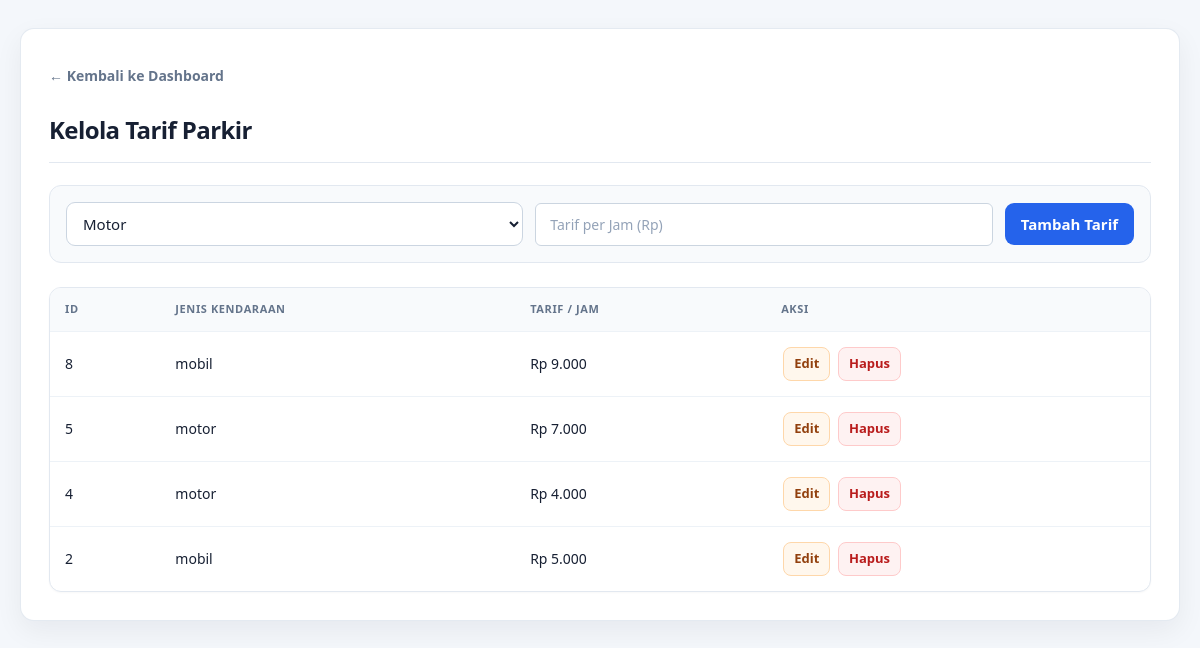
The app's page /view/admintarif.php (signed in) with its own data.
### tables this page shows
CREATE TABLE `tarif` (
  `id_tarif` int(11) NOT NULL,
  `jenis_kendaraan` enum('motor','mobil','lainnya') NOT NULL,
  `tarif_per_jam` decimal(10,0) NOT NULL,
  `created_at` timestamp NOT NULL DEFAULT current_timestamp()
);

### model/admin.php (called while the page is built, shortened)
<?php
require_once __DIR__ . '/../config/koneksi.php';
function get_all_tarif() {
    global $koneksi;
    return mysqli_query($koneksi, "SELECT * FROM tarif ORDER BY id_tarif DESC");
}
?>

### view/admintarif.php (the view, shortened to what this page needs)
<?php
require_once __DIR__ . '/../config/koneksi.php';
require_once __DIR__ . '/../model/admin.php';
$tarif_list = get_all_tarif();
?>
<!DOCTYPE html>
<html lang="id">
<head>
    <link rel="stylesheet" href="../assets/app.css">
</head>
<body>
<div class="container">
    <a href="dashboard.php" class="btn-back">← Kembali ke Dashboard</a>
    <h2>Kelola Tarif Parkir</h2>
    <form action="../controller/admincontroller.php?aksi=tambah_tarif" method="POST" class="form-tarif">
        <select name="jenis_kendaraan" required aria-label="Jenis kendaraan"><option value="motor">Motor</option><option value="mobil">Mobil</option><option value="lainnya">Lainnya</option></select>
        <input type="number" name="tarif_per_jam" placeholder="Tarif per Jam (Rp)" min="1" step="1" required>
        <button type="submit" class="btn-submit">Tambah Tarif</button>
    </form>
    <table>
        <thead>
            <tr>
                <th>ID</th>
                <th>Jenis Kendaraan</th>
                <th>Tarif / Jam</th>
                <th>Aksi</th>
            </tr>
        </thead>
        <tbody>
            <?php if ($tarif_list && mysqli_num_rows($tarif_list) > 0): ?>
                <?php while ($row = mysqli_fetch_assoc($tarif_list)): ?>
                    <tr>
                        <td><?= htmlspecialchars($row['id_tarif']); ?></td>
                        <td><?= htmlspecialchars($row['jenis_kendaraan']); ?></td>
                        <td>Rp <?= number_format($row['tarif_per_jam'], 0, ',', '.'); ?></td>
                        <td>
                            <button type="button" class="btn-edit"
                                    onclick="openEditModal(<?= (int)$row['id_tarif']; ?>, <?= htmlspecialchars(json_encode($row['jenis_kendaraan']), ENT_QUOTES, 'UTF-8'); ?>, <?= (int)$row['tarif_per_jam']; ?>)">
                                Edit
                            </button>
                            <form action="../controller/admincontroller.php?aksi=hapus_tarif&id=<?= (int)$row['id_tarif']; ?>" method="POST" style="display:inline" onsubmit="return confirm('Yakin ingin menghapus tarif ini? Tarif yang sudah dipakai tidak dapat dihapus.')">
                                <button type="submit" class="btn-delete">Hapus</button>
                            </form>
                        </td>
                    </tr>
                <?php endwhile; ?>
            <?php else: ?>
                <tr>
                    <td colspan="4" style="text-align: center;">Belum ada data tarif.</td>
                </tr>
            <?php endif; ?>
        </tbody>
    </table>
</div>
</body>
</html>

### assets/app.css (style rules this page uses)
:root { --bg: #f4f7fb; --surface: #ffffff; --text: #172033; --muted: #64748b; --line: #e2e8f0; --primary: #2563eb; --primary-dark: #1d4ed8; --success: #15803d; --danger: #b91c1c; --warning: #92400e; --radius: 14px; --shadow: 0 10px 28px rgba(15, 23, 42, .06); }
* { box-sizing: border-box; }
html { color-scheme: light; }
body { margin: 0; padding: 0; background: var(--bg); color: var(--text); font-family: Inter, ui-sans-serif, system-ui, -apple-system, BlinkMacSystemFont, "Segoe UI", sans-serif; font-size: 15px; line-height: 1.5; }
a { color: var(--primary); }
.container { width: min(1180px, calc(100% - 40px)); max-width: 1180px; margin: 28px auto; padding: 28px; background: var(--surface); border: 1px solid rgba(226, 232, 240, .9); border-radius: var(--radius); box-shadow: var(--shadow); overflow-x: auto; }
h1, h2, h3 { color: var(--text); letter-spacing: -.025em; }
h2 { font-size: clamp(1.35rem, 2vw, 1.75rem); margin: 0 0 22px; padding-bottom: 14px; border-bottom: 1px solid var(--line); }
.btn-back { display: inline-flex; align-items: center; gap: 8px; margin: 0 0 18px; padding: 8px 0; color: var(--muted); text-decoration: none; font-weight: 650; }
input, select, textarea { width: auto; min-height: 42px; padding: 10px 12px; border: 1px solid #cbd5e1; border-radius: 9px; background: #fff; color: var(--text); font: inherit; transition: border-color .15s, box-shadow .15s; }
input::placeholder { color: #94a3b8; }
button, .btn-submit, .btn-filter { min-height: 42px; padding: 10px 16px; border: 0; border-radius: 9px; background: var(--primary); color: #fff; font: inherit; font-weight: 700; cursor: pointer; transition: background .15s, transform .15s; }
.btn-edit, .btn-delete, .btn-keluar { display: inline-flex; justify-content: center; align-items: center; gap: 5px; min-height: 34px; padding: 6px 10px; margin: 2px; border-radius: 8px; font-size: 13px; font-weight: 700; text-decoration: none; border: 1px solid transparent; cursor: pointer; font-family: inherit; }
.btn-edit { background: #fff7ed; color: var(--warning); border-color: #fed7aa; }
.btn-delete { background: #fef2f2; color: var(--danger); border-color: #fecaca; }
.form-area, .form-tarif, .form-user, .form-kendaraan, .filter-form { display: flex; flex-wrap: wrap; align-items: center; gap: 12px; padding: 16px; margin: 0 0 24px; border: 1px solid var(--line); border-radius: 12px; background: #f8fafc; }
.form-area input, .form-tarif input, .form-user input, .form-user select, .form-kendaraan input, .form-kendaraan select { flex: 1 1 150px; min-width: 0; }
.form-tarif select { flex: 1 1 150px; min-width: 0; }
table { width: 100%; min-width: 680px; border-collapse: separate; border-spacing: 0; background: #fff; border: 1px solid var(--line); border-radius: 12px; overflow: hidden; box-shadow: 0 1px 2px rgba(15, 23, 42, .03); }
table th, table td { padding: 13px 15px; text-align: left; vertical-align: middle; font-size: 14px; border-bottom: 1px solid #edf2f7; }
table th { background: #f8fafc; color: #64748b; font-size: 11px; font-weight: 800; letter-spacing: .055em; text-transform: uppercase; white-space: nowrap; }
table tbody tr:last-child td { border-bottom: 0; }

### records on screen
tarif: id_tarif "8", jenis_kendaraan "mobil", tarif_per_jam "9.000"
tarif: id_tarif "5", jenis_kendaraan "motor", tarif_per_jam "7.000"
tarif: id_tarif "4", jenis_kendaraan "motor", tarif_per_jam "4.000"
tarif: id_tarif "2", jenis_kendaraan "mobil", tarif_per_jam "5.000"
